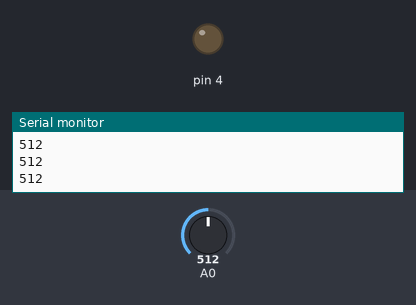
A sketch run on a simulated Arduino Uno, built with avr-gcc and run on an emulated ATmega328P. Shown: output pins drawn as LEDs (lit = HIGH), the last lines printed to the serial monitor. The test bench sets the inputs (shaded band); at power-on: A0 = 512.

Above: at 1.2 s.
1.3 s: A0 set to 398
2.8 s: A0 set to 365
At 3.7 s:
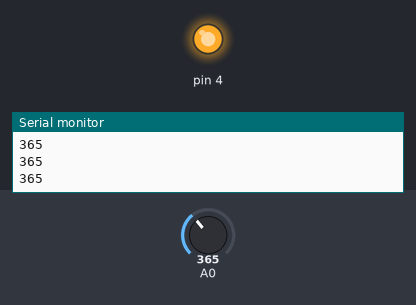
4.3 s: A0 set to 511
At 4.8 s:
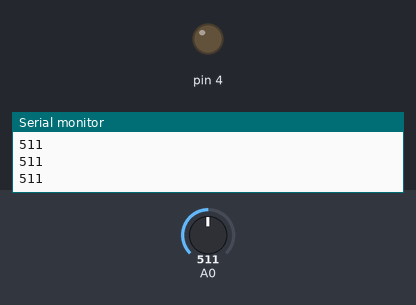
5.8 s: A0 set to 306
At 6.2 s:
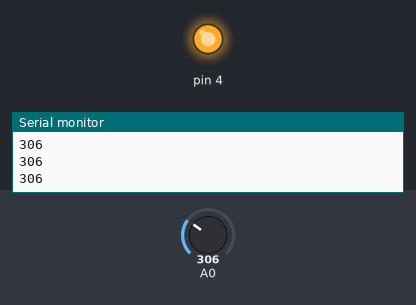
Timing chart, 0 to 8.3 s (numbered marks = the images above; inputs shaded):
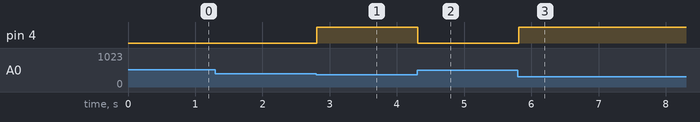

Measured:
- the behaviour switches between 383 and 382 on A0 (found by bisection; images 0 and 1)
- after the input at 2.8 s, pin 4: LOW → HIGH at once
- after the input at 4.3 s, pin 4: HIGH → LOW at once
- after the input at 5.8 s, pin 4: LOW → HIGH at once

The sketch:

AdaptiveLightSensor.ino
```cpp
/*
  Adaptive light
  Reads a light sensor on pin A0 and dynamically
  determines max and min light levels
  Then PWMs an LED on pin 4 to match the range of input
*/

// variables to store the max and min light levels
// that the sensor ever reads:
int maxLightLevel = 0;
int minLightLevel = 255;

void setup() {
  // put your setup code here, to run once:
  pinMode(4, OUTPUT);
  Serial.begin(9600);
}

void loop() {
  // put your main code here, to run repeatedly:
  // read the sensor:
  int lightSensor = analogRead(A0);
  Serial.println(lightSensor);
  // if the current reading is greater than the max,
  // adjust the max:
  if (lightSensor >= maxLightLevel) {
    maxLightLevel = lightSensor;
  }
  // if the current reading is less than the min,
  // adjust the min:
  if (lightSensor <= minLightLevel) {
    minLightLevel = lightSensor;
  }
  // map the intensity based on the max and min levels:
  int intensity = map(lightSensor, maxLightLevel, minLightLevel, 0, 255);
  // output the result:
  analogWrite(4, intensity);
  Serial.println(lightSensor);
}
```
